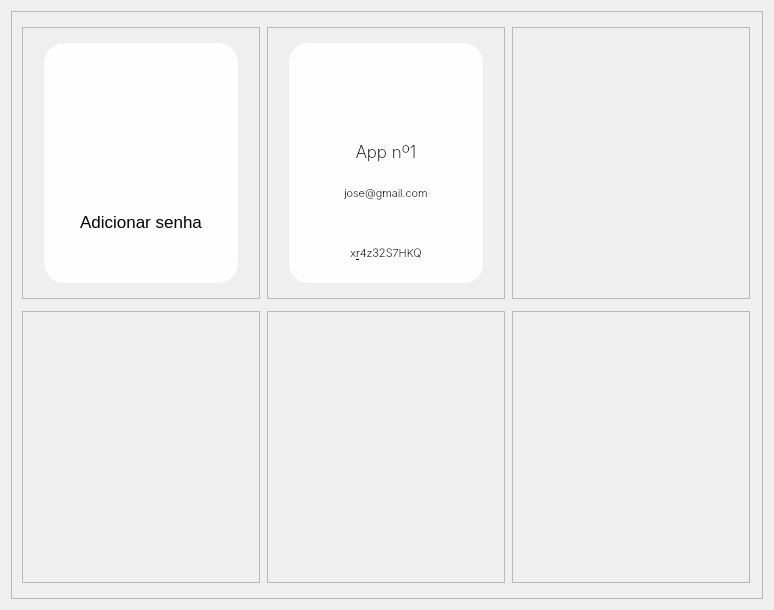
            <widget class="QWidget" name="scrollAreaWidgetContents">
             <property name="geometry">
              <rect>
               <x>0</x>
               <y>0</y>
               <width>774</width>
               <height>610</height>
              </rect>
             </property>
             <property name="styleSheet">
              <string notr="true">/* VERTICAL SCROLLBAR */
 QScrollBar:vertical {
	border: none;
    background: rgb(45, 45, 68);
    width: 14px;
    margin: 15px 0 15px 0;
	border-radius: 0px;
 }

/*  HANDLE BAR VERTICAL */
QScrollBar::handle:vertical {	
	background-color: rgb(80, 80, 122);
	min-height: 30px;
	border-radius: 7px;
}
QScrollBar::handle:vertical:hover{	
	background-color: rgb(255, 0, 127);
}
QScrollBar::handle:vertical:pressed {	
	background-color: rgb(185, 0, 92);
}

/* BTN TOP - SCROLLBAR */
QScrollBar::sub-line:vertical {
	border: none;
	background-color: rgb(59, 59, 90);
	height: 15px;
	border-top-left-radius: 7px;
	border-top-right-radius: 7px;
	subcontrol-position: top;
	subcontrol-origin: margin;
}
QScrollBar::sub-line:vertical:hover {	
	background-color: rgb(255, 0, 127);
}
QScrollBar::sub-line:vertical:pressed {	
	background-color: rgb(185, 0, 92);
}

/* BTN BOTTOM - SCROLLBAR */
QScrollBar::add-line:vertical {
	border: none;
	background-color: rgb(59, 59, 90);
	height: 15px;
	border-bottom-left-radius: 7px;
	border-bottom-right-radius: 7px;
	subcontrol-position: bottom;
	subcontrol-origin: margin;
}
QScrollBar::add-line:vertical:hover {	
	background-color: rgb(255, 0, 127);
}
QScrollBar::add-line:vertical:pressed {	
	background-color: rgb(185, 0, 92);
}

/* RESET ARROW */
QScrollBar::up-arrow:vertical, QScrollBar::down-arrow:vertical {
	background: none;
}
QScrollBar::add-page:vertical, QScrollBar::sub-page:vertical {
	background: none;
}



/* HORIZONTAL SCROLLBAR - HOMEWORK */
QScrollBar:horizontal {
   
}
QScrollBar::handle:horizontal {
    
}
QScrollBar::add-line:horizontal {
    
}
QScrollBar::sub-line:horizontal {
    
}
QScrollBar::up-arrow:horizontal, QScrollBar::down-arrow:horizontal
{

}
QScrollBar::add-page:horizontal, QScrollBar::sub-page:horizontal
{

}
</string>
             </property>
             <layout class="QVBoxLayout" name="verticalLayout_7">
              <item>
               <widget class="QFrame" name="frame_12">
                <property name="frameShape">
                 <enum>QFrame::StyledPanel</enum>
                </property>
                <property name="frameShadow">
                 <enum>QFrame::Raised</enum>
                </property>
                <layout class="QGridLayout" name="gridLayout_2">
                 <item row="0" column="0">
                  <widget class="QFrame" name="frame_PSWRDItem">
                   <property name="minimumSize">
                    <size>
                     <width>238</width>
                     <height>272</height>
                    </size>
                   </property>
                   <property name="maximumSize">
                    <size>
                     <width>238</width>
                     <height>272</height>
                    </size>
                   </property>
                   <property name="frameShape">
                    <enum>QFrame::StyledPanel</enum>
                   </property>
                   <property name="frameShadow">
                    <enum>QFrame::Raised</enum>
                   </property>
                   <property name="lineWidth">
                    <number>0</number>
                   </property>
                   <widget class="QPushButton" name="pushButton_addNewPSWRD">
                    <property name="enabled">
                     <bool>true</bool>
                    </property>
                    <property name="geometry">
                     <rect>
                      <x>22</x>
                      <y>16</y>
                      <width>194</width>
                      <height>240</height>
                     </rect>
                    </property>
                    <property name="minimumSize">
                     <size>
                      <width>194</width>
                      <height>240</height>
                     </size>
                    </property>
                    <property name="maximumSize">
                     <size>
                      <width>194</width>
                      <height>240</height>
                     </size>
                    </property>
                    <property name="font">
                     <font>
                      <family>Inter</family>
                      <pointsize>13</pointsize>
                      <weight>9</weight>
                      <italic>false</italic>
                      <bold>false</bold>
                     </font>
                    </property>
                    <property name="contextMenuPolicy">
                     <enum>Qt::NoContextMenu</enum>
                    </property>
                    <property name="styleSheet">
                     <string notr="true">QPushButton{
	background-color: rgb(254, 254, 254);
	font: 75 13pt &quot;Inter&quot;;

	border-radius: 20px;
}

QPushButton:hover{
	background-color: rgb(235, 235, 235);
}

QPushButton:hover:pressed{
	background-color: rgb(255, 255, 255);
}

</string>
                    </property>
                    <property name="text">
                     <string/>
                    </property>
                    <property name="icon">
                     <iconset resource="QTImages.qrc">
                      <normaloff>:/AddPSWRD/Images/add_circled.svg</normaloff>:/AddPSWRD/Images/add_circled.svg</iconset>
                    </property>
                    <property name="iconSize">
                     <size>
                      <width>80</width>
                      <height>80</height>
                     </size>
                    </property>
                    <property name="checkable">
                     <bool>false</bool>
                    </property>
                    <property name="autoRepeat">
                     <bool>false</bool>
                    </property>
                    <property name="autoExclusive">
                     <bool>false</bool>
                    </property>
                   </widget>
                   <widget class="QLabel" name="label_2">
                    <property name="geometry">
                     <rect>
                      <x>39</x>
                      <y>180</y>
                      <width>160</width>
                      <height>31</height>
                     </rect>
                    </property>
                    <property name="font">
                     <font>
                      <family>MS Shell Dlg 2</family>
                      <pointsize>13</pointsize>
                      <weight>50</weight>
                      <italic>false</italic>
                      <bold>false</bold>
                      <underline>false</underline>
                      <strikeout>false</strikeout>
                      <kerning>true</kerning>
                     </font>
                    </property>
                    <property name="autoFillBackground">
                     <bool>false</bool>
                    </property>
                    <property name="styleSheet">
                     <string notr="true">background-color: rgba(0,0,0,0%)</string>
                    </property>
                    <property name="frameShape">
                     <enum>QFrame::NoFrame</enum>
                    </property>
                    <property name="frameShadow">
                     <enum>QFrame::Plain</enum>
                    </property>
                    <property name="text">
                     <string>&lt;html&gt;&lt;head/&gt;&lt;body&gt;&lt;p align=&quot;center&quot;&gt;Adicionar senha&lt;/p&gt;&lt;/body&gt;&lt;/html&gt;</string>
                    </property>
                   </widget>
                  </widget>
                 </item>
                 <item row="0" column="2">
                  <widget class="QFrame" name="frame_PSWRDItem2">
                   <property name="minimumSize">
                    <size>
                     <width>238</width>
                     <height>272</height>
                    </size>
                   </property>
                   <property name="maximumSize">
                    <size>
                     <width>238</width>
                     <height>272</height>
                    </size>
                   </property>
                   <property name="frameShape">
                    <enum>QFrame::StyledPanel</enum>
                   </property>
                   <property name="frameShadow">
                    <enum>QFrame::Raised</enum>
                   </property>
                  </widget>
                 </item>
                 <item row="1" column="0">
                  <widget class="QFrame" name="frame_PSWRDItem3">
                   <property name="minimumSize">
                    <size>
                     <width>238</width>
                     <height>272</height>
                    </size>
                   </property>
                   <property name="maximumSize">
                    <size>
                     <width>238</width>
                     <height>272</height>
                    </size>
                   </property>
                   <property name="frameShape">
                    <enum>QFrame::StyledPanel</enum>
                   </property>
                   <property name="frameShadow">
                    <enum>QFrame::Raised</enum>
                   </property>
                  </widget>
                 </item>
                 <item row="1" column="2">
                  <widget class="QFrame" name="frame_PSWRDItem5">
                   <property name="minimumSize">
                    <size>
                     <width>238</width>
                     <height>272</height>
                    </size>
                   </property>
                   <property name="maximumSize">
                    <size>
                     <width>238</width>
                     <height>272</height>
                    </size>
                   </property>
                   <property name="frameShape">
                    <enum>QFrame::StyledPanel</enum>
                   </property>
                   <property name="frameShadow">
                    <enum>QFrame::Raised</enum>
                   </property>
                  </widget>
                 </item>
                 <item row="1" column="1">
                  <widget class="QFrame" name="frame_PSWRDItem4">
                   <property name="minimumSize">
                    <size>
                     <width>238</width>
                     <height>272</height>
                    </size>
                   </property>
                   <property name="maximumSize">
                    <size>
                     <width>238</width>
                     <height>272</height>
                    </size>
                   </property>
                   <property name="frameShape">
                    <enum>QFrame::StyledPanel</enum>
                   </property>
                   <property name="frameShadow">
                    <enum>QFrame::Raised</enum>
                   </property>
                  </widget>
                 </item>
                 <item row="0" column="1">
                  <widget class="QFrame" name="frame_PSWRDItem1">
                   <property name="minimumSize">
                    <size>
                     <width>238</width>
                     <height>272</height>
                    </size>
                   </property>
                   <property name="maximumSize">
                    <size>
                     <width>238</width>
                     <height>272</height>
                    </size>
                   </property>
                   <property name="frameShape">
                    <enum>QFrame::StyledPanel</enum>
                   </property>
                   <property name="frameShadow">
                    <enum>QFrame::Raised</enum>
                   </property>
                   <widget class="QFrame" name="PSWRD1">
                    <property name="geometry">
                     <rect>
                      <x>22</x>
                      <y>16</y>
                      <width>194</width>
                      <height>240</height>
                     </rect>
                    </property>
                    <property name="minimumSize">
                     <size>
                      <width>194</width>
                      <height>240</height>
                     </size>
                    </property>
                    <property name="maximumSize">
                     <size>
                      <width>194</width>
                      <height>240</height>
                     </size>
                    </property>
                    <property name="styleSheet">
                     <string notr="true">	background-color: rgb(254, 254, 254);
	font: 75 13pt &quot;Inter&quot;;

	border-radius: 20px;</string>
                    </property>
                    <property name="frameShape">
                     <enum>QFrame::StyledPanel</enum>
                    </property>
                    <property name="frameShadow">
                     <enum>QFrame::Raised</enum>
                    </property>
                    <layout class="QVBoxLayout" name="verticalLayout_3">
                     <property name="spacing">
                      <number>0</number>
                     </property>
                     <property name="leftMargin">
                      <number>0</number>
                     </property>
                     <property name="topMargin">
                      <number>0</number>
                     </property>
                     <property name="rightMargin">
                      <number>0</number>
                     </property>
                     <property name="bottomMargin">
                      <number>0</number>
                     </property>
                     <item>
                      <widget class="QPushButton" name="PSWRDIcon">
                       <property name="enabled">
                        <bool>true</bool>
                       </property>
                       <property name="minimumSize">
                        <size>
                         <width>194</width>
                         <height>105</height>
                        </size>
                       </property>
                       <property name="maximumSize">
                        <size>
                         <width>194</width>
                         <height>105</height>
                        </size>
                       </property>
                       <property name="font">
                        <font>
                         <family>Inter</family>
                         <pointsize>13</pointsize>
                         <weight>9</weight>
                         <italic>false</italic>
                         <bold>false</bold>
                        </font>
                       </property>
                       <property name="contextMenuPolicy">
                        <enum>Qt::NoContextMenu</enum>
                       </property>
                       <property name="styleSheet">
                        <string notr="true">QPushButton{
	background-color: rgb(254, 254, 254);
	font: 75 13pt &quot;Inter&quot;;
}

QPushButton:hover{
	background-color: rgb(235, 235, 235);
}

QPushButton:hover:pressed{
	background-color: rgb(255, 255, 255);
}

</string>
                       </property>
                       <property name="text">
                        <string/>
                       </property>
                       <property name="icon">
                        <iconset resource="QTImages.qrc">
                         <normaloff>:/AddPSWRD/Images/add_circled.svg</normaloff>:/AddPSWRD/Images/add_circled.svg</iconset>
                       </property>
                       <property name="iconSize">
                        <size>
                         <width>80</width>
                         <height>80</height>
                        </size>
                       </property>
                       <property name="checkable">
                        <bool>false</bool>
                       </property>
                       <property name="autoRepeat">
                        <bool>false</bool>
                       </property>
                       <property name="autoExclusive">
                        <bool>false</bool>
                       </property>
                      </widget>
                     </item>
                     <item>
                      <widget class="QLabel" name="PSWRDName">
                       <property name="font">
                        <font>
                         <family>Inter</family>
                         <pointsize>13</pointsize>
                         <weight>9</weight>
                         <italic>false</italic>
                         <bold>false</bold>
                        </font>
                       </property>
                       <property name="autoFillBackground">
                        <bool>false</bool>
                       </property>
                       <property name="styleSheet">
                        <string notr="true">background-color: rgba(0,0,0,0%)</string>
                       </property>
                       <property name="frameShape">
                        <enum>QFrame::NoFrame</enum>
                       </property>
                       <property name="frameShadow">
                        <enum>QFrame::Plain</enum>
                       </property>
                       <property name="text">
                        <string>&lt;html&gt;&lt;head/&gt;&lt;body&gt;&lt;p align=&quot;center&quot;&gt;App nº1&lt;/p&gt;&lt;/body&gt;&lt;/html&gt;</string>
                       </property>
                      </widget>
                     </item>
                     <item>
                      <widget class="QPushButton" name="PSWRDUser">
                       <property name="enabled">
                        <bool>true</bool>
                       </property>
                       <property name="minimumSize">
                        <size>
                         <width>194</width>
                         <height>60</height>
                        </size>
                       </property>
                       <property name="maximumSize">
                        <size>
                         <width>194</width>
                         <height>60</height>
                        </size>
                       </property>
                       <property name="font">
                        <font>
                         <family>Inter</family>
                         <pointsize>8</pointsize>
                         <weight>9</weight>
                         <italic>false</italic>
                         <bold>false</bold>
                        </font>
                       </property>
                       <property name="contextMenuPolicy">
                        <enum>Qt::NoContextMenu</enum>
                       </property>
                       <property name="autoFillBackground">
                        <bool>false</bool>
                       </property>
                       <property name="styleSheet">
                        <string notr="true">QPushButton{
	background-color: rgb(254, 254, 254);
	font: 75 8pt &quot;Inter&quot;;
}
QPushButton:hover{
	background-color: rgb(235, 235, 235);
}
QPushButton:hover:pressed{
	background-color: rgb(255, 255, 255);
}
</string>
                       </property>
                       <property name="text">
                        <string>jose@gmail.com</string>
                       </property>
                       <property name="icon">
                        <iconset resource="QTImages.qrc">
                         <normaloff>:/User/Images/User.png</normaloff>:/User/Images/User.png</iconset>
                       </property>
                       <property name="iconSize">
                        <size>
                         <width>30</width>
                         <height>30</height>
                        </size>
                       </property>
                       <property name="checkable">
                        <bool>false</bool>
                       </property>
                       <property name="autoRepeat">
                        <bool>false</bool>
                       </property>
                       <property name="autoExclusive">
                        <bool>false</bool>
                       </property>
                      </widget>
                     </item>
                     <item>
                      <widget class="QPushButton" name="PSWRDPass">
                       <property name="enabled">
                        <bool>true</bool>
                       </property>
                       <property name="minimumSize">
                        <size>
                         <width>194</width>
                         <height>60</height>
                        </size>
                       </property>
                       <property name="maximumSize">
                        <size>
                         <width>194</width>
                         <height>60</height>
                        </size>
                       </property>
                       <property name="font">
                        <font>
                         <family>Inter</family>
                         <pointsize>8</pointsize>
                         <weight>9</weight>
                         <italic>false</italic>
                         <bold>false</bold>
                        </font>
                       </property>
                       <property name="contextMenuPolicy">
                        <enum>Qt::NoContextMenu</enum>
                       </property>
                       <property name="styleSheet">
                        <string notr="true">QPushButton{
	background-color: rgb(254, 254, 254);
	font: 75 8pt &quot;Inter&quot;;
}
QPushButton:hover{
	background-color: rgb(235, 235, 235);
}
QPushButton:hover:pressed{
	background-color: rgb(255, 255, 255);
}
</string>
                       </property>
                       <property name="text">
                        <string>x&amp;r4z32S7HKQ</string>
                       </property>
                       <property name="icon">
                        <iconset resource="QTImages.qrc">
                         <normaloff>:/Locker/Images/Locker.png</normaloff>:/Locker/Images/Locker.png</iconset>
                       </property>
                       <property name="iconSize">
                        <size>
                         <width>30</width>
                         <height>30</height>
                        </size>
                       </property>
                       <property name="checkable">
                        <bool>false</bool>
                       </property>
                       <property name="autoRepeat">
                        <bool>false</bool>
                       </property>
                       <property name="autoExclusive">
                        <bool>false</bool>
                       </property>
                      </widget>
                     </item>
                    </layout>
                   </widget>
                  </widget>
                 </item>
                </layout>
               </widget>
              </item>
             </layout>
            </widget>
